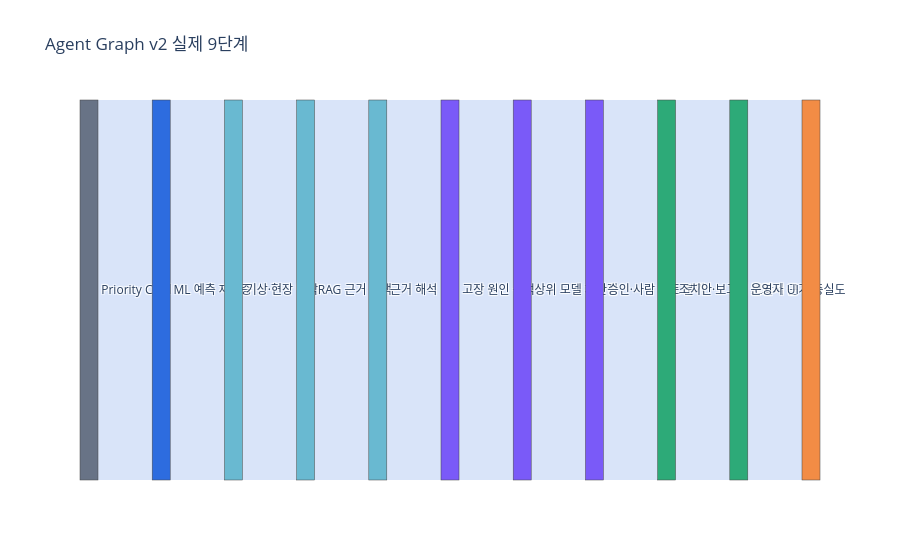

Notebook cell for this chart:
### Markdown cell above
# 페이지 3 — Agent 구성

## 단일 Agent가 아니라, 검증·근거·진단·승인·보고를 분리한 9단계 LangGraph v2

현재 코드는 `agent_graph_v2.v3` 계약으로 9개 단계를 순서대로 실행하고,
단계별 snapshot/hash/checkpoint를 저장한다. 오류가 난 단계부터 targeted rerun이 가능하며,
근거 부족·모델 불일치·고우선순위는 상위 재판정 또는 사람 검토로 보낸다.

### Code cell
stage_source = paths["stages"].read_text(encoding="utf-8")
match = re.search(r"STAGE_ORDER:.*?= \((.*?)\)", stage_source, flags=re.S)
if match is None:
    raise RuntimeError("STAGE_ORDER를 파싱하지 못했습니다.")
stages = re.findall(r'"([a-z_]+)"', match.group(1))
stage_labels = {
    "ml_validation": "ML 예측 재검증",
    "weather_context": "기상·현장 맥락",
    "rag_retrieval": "RAG 근거 검색",
    "rag_interpretation": "근거 해석",
    "fault_analysis": "고장 원인 분석",
    "higher_model_reassessment": "상위 모델 재판정",
    "parent_disposition": "승인·사람 검토 분기",
    "report_draft": "조치안·보고서 초안",
    "report_fidelity": "보고서 근거 충실도",
}
stage_groups = {
    "ml_validation": "검증",
    "weather_context": "근거 수집",
    "rag_retrieval": "근거 수집",
    "rag_interpretation": "근거 수집",
    "fault_analysis": "진단·판정",
    "higher_model_reassessment": "진단·판정",
    "parent_disposition": "진단·판정",
    "report_draft": "출력 보증",
    "report_fidelity": "출력 보증",
}
stage_table = pd.DataFrame(
    [{"순서": i + 1, "코드 단계": name, "화면용 명칭": stage_labels[name], "역할군": stage_groups[name]} for i, name in enumerate(stages)]
)
display(stage_table)

node_names = ["Priority Card"] + [stage_labels[name] for name in stages] + ["운영자 UI"]
group_colors = {
    "입력": COLORS["gray"],
    "검증": COLORS["blue"],
    "근거 수집": COLORS["sky"],
    "진단·판정": COLORS["purple"],
    "출력 보증": COLORS["green"],
    "출력": COLORS["orange"],
}
node_colors = [group_colors["입력"]] + [group_colors[stage_groups[name]] for name in stages] + [group_colors["출력"]]
fig = go.Figure(
    go.Sankey(
        arrangement="snap",
        node=dict(label=node_names, color=node_colors, pad=16, thickness=18),
        link=dict(
            source=list(range(len(node_names) - 1)),
            target=list(range(1, len(node_names))),
            value=[1] * (len(node_names) - 1),
            color="rgba(45,108,223,0.18)",
        ),
    )
)
fig.update_layout(title="Agent Graph v2 실제 9단계", height=560, font_size=12)
fig.show()

### Figure 1 — Plotly figure (JSON) as saved in the notebook; plotly's stock layout.template omitted (floating-point values rounded to 4 significant figures)
{"data": [{"arrangement": "snap", "link": {"color": "rgba(45,108,223,0.18)", "source": [0, 1, 2, 3, 4, 5, 6, 7, 8, 9], "target": [1, 2, 3, 4, 5, 6, 7, 8, 9, 10], "value": [1, 1, 1, 1, 1, 1, 1, 1, 1, 1]}, "node": {"color": ["#687386", "#2D6CDF", "#69B9D1", "#69B9D1", "#69B9D1", "#7A5AF8", "#7A5AF8", "#7A5AF8", "#2DAA78", "#2DAA78", "#F28C45"], "label": ["Priority Card", "ML 예측 재검증", "기상·현장 맥락", "RAG 근거 검색", "근거 해석", "고장 원인 분석", "상위 모델 재판정", "승인·사람 검토 분기", "조치안·보고서 초안", "보고서 근거 충실도", "운영자 UI"], "pad": 16, "thickness": 18}, "type": "sankey"}], "layout": {"font": {"size": 12}, "height": 560, "title": {"text": "Agent Graph v2 실제 9단계"}}}
